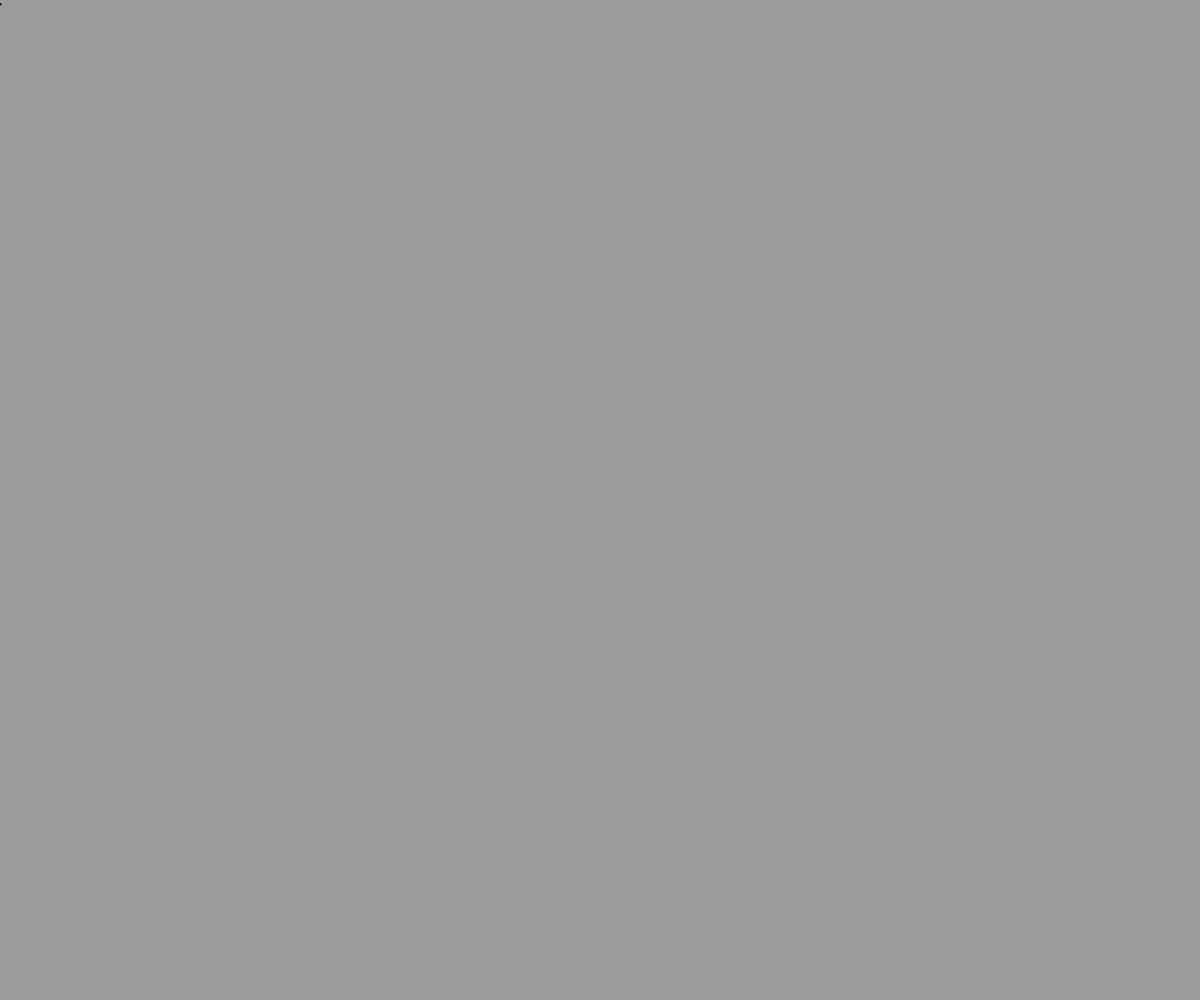
Frame 1 (no input)
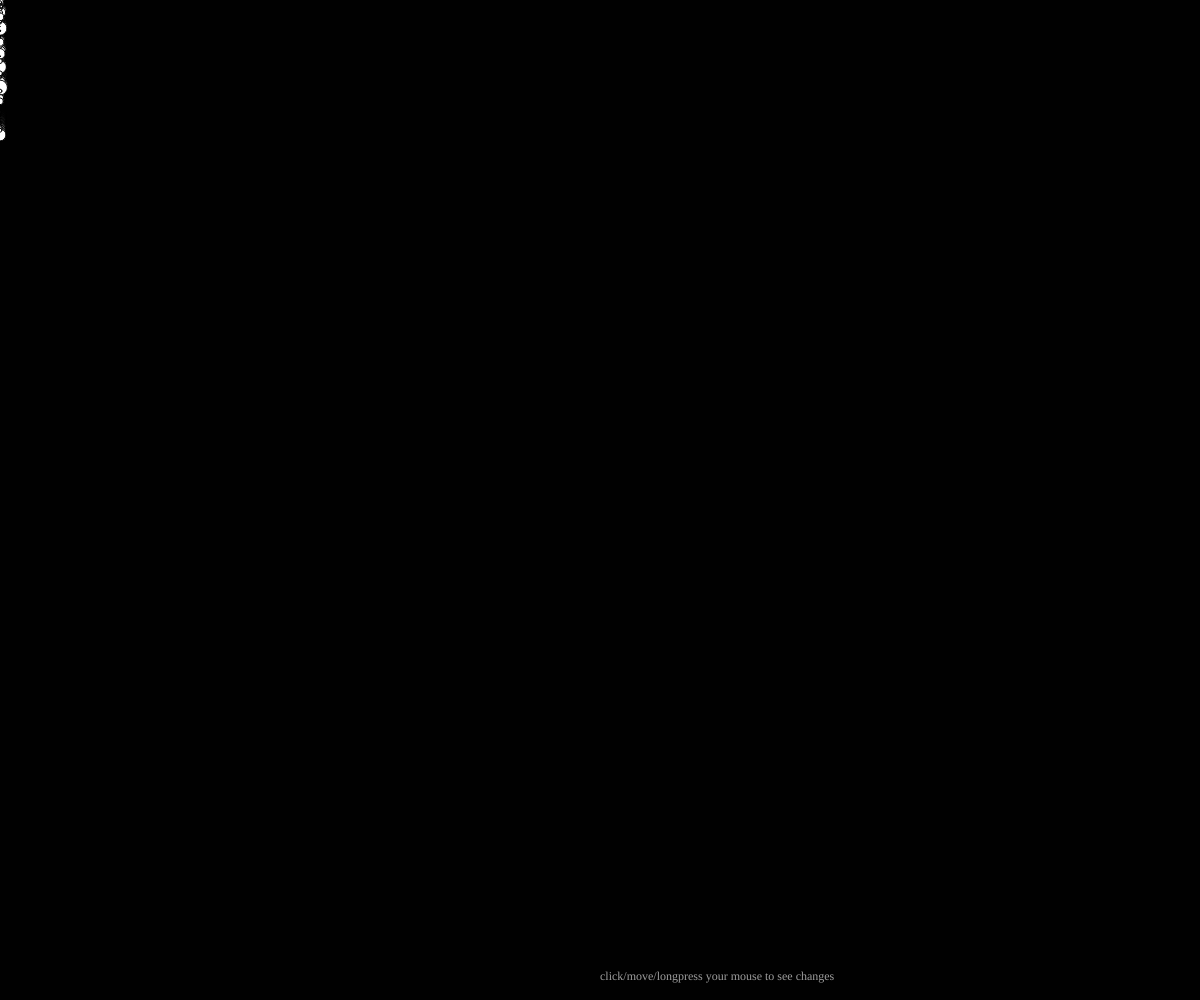
Frame 60 (no input)
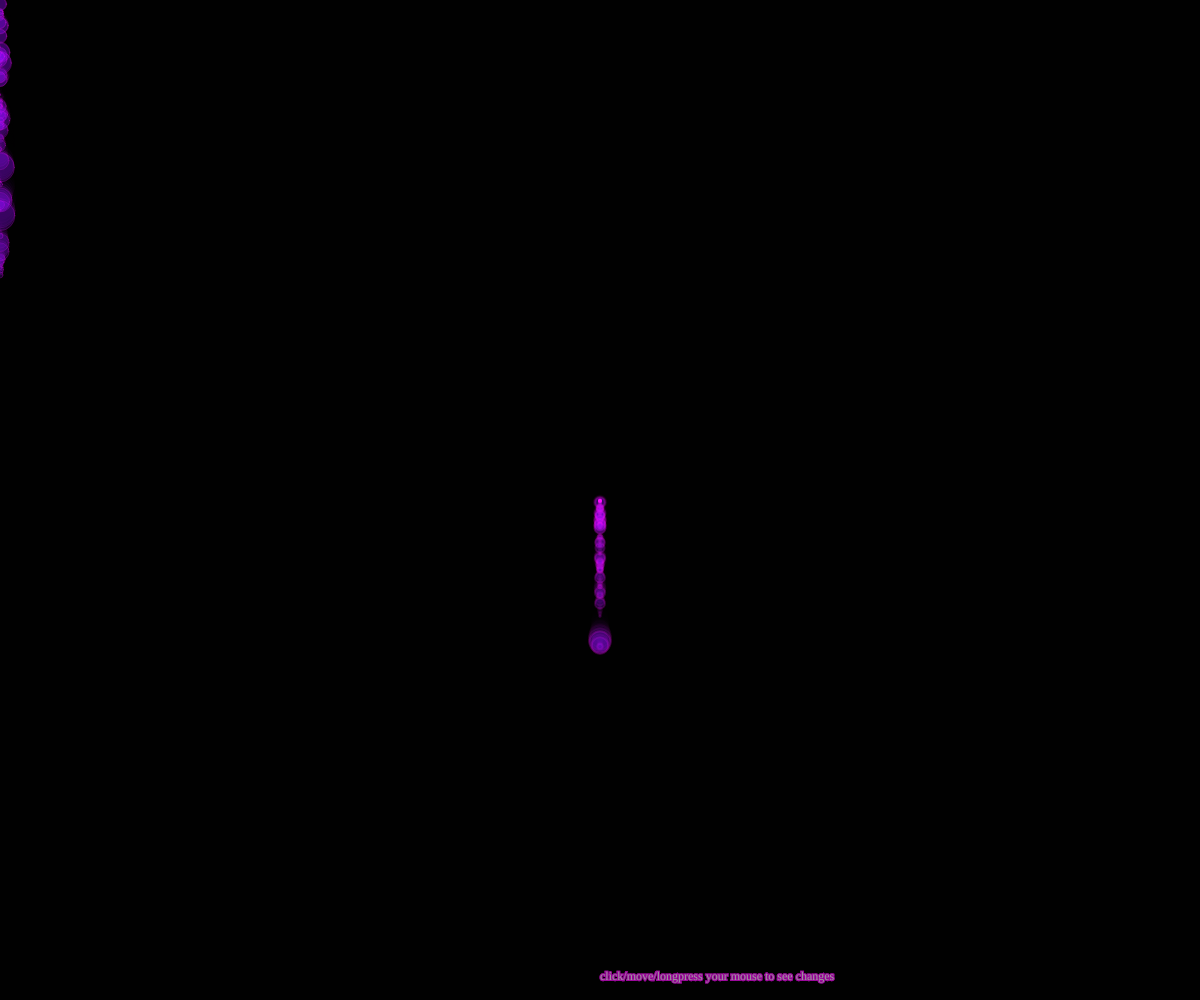
Frame 120 (the mouse pressed at the canvas centre since frame 60)

The p5.js sketch that drew these frames (run headless with seeded random() and noise() and a simulated clock; from frame 60 on, the mouse is pressed at the canvas centre):

// p5.js sketch
// ── sketch.js
var balls = [];
var d=1;
var g;
var r;

function setup() {
  createCanvas(windowWidth, windowHeight);
  background(255);
}

function draw() {

  smooth();

  //text
  textSize(12);
  fill(255);
  textFont('Georgia');
  text('click/move/longpress your mouse to see changes',width/2,height-20);

  //myball
  var myBall = new Ball(mouseX,mouseY,2);
  myBall.speed = random(3);
  myBall.move();
  myBall.color = color(255,g,r);
  myBall.strocolor = color(255,g,255);
  myBall.stro=d;
  balls.push(myBall);

  background(0,100);

  for(var j = 0; j< balls.length;j++){
  balls[j].move();
  balls[j].display();
  balls[j].diameter += random(-2,2);
  balls[j].color = color(r,g,255,50);
  balls[j].strocolor = color(255,g,255,50);
  }
}


function Ball(_x, _y, _diameter) {

  this.x = _x;
  this.y = _y;
  this.diameter = _diameter;
  this.color = ('red');
  this.speed = 4;
  this.stro = 10;


  var yDir = 1;
  var xDir = 1;

  this.display = function() {
    stroke(this.strocolor);
    fill(this.color);
    strokeWeight(this.stro);
    ellipse(this.x, this.y, this.diameter);
  }

  this.move = function() {
    this.y += this.speed * yDir;
    if (this.y > height || this.y < 0) {
      yDir = yDir * -1;
    }
  }

}

function mousePressed() {
  if(d>10){d=1;}else{d = d + 1;}
  g = random(100);
  r=random(200);
}

function windowResized() {
  resizeCanvas(windowWidth, windowHeight);
}
